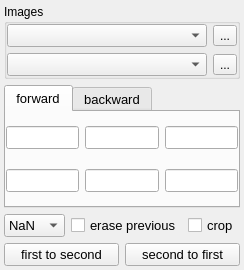
<?xml version="1.0" encoding="UTF-8"?>
<ui version="4.0">
 <class>nAffine</class>
 <widget class="QMainWindow" name="nAffine">
  <property name="geometry">
   <rect>
    <x>0</x>
    <y>0</y>
    <width>244</width>
    <height>270</height>
   </rect>
  </property>
  <property name="windowTitle">
   <string>Affine</string>
  </property>
  <property name="iconSize">
   <size>
    <width>20</width>
    <height>20</height>
   </size>
  </property>
  <property name="unifiedTitleAndToolBarOnMac">
   <bool>true</bool>
  </property>
  <widget class="QWidget" name="centralwidget">
   <layout class="QGridLayout" name="gridLayout_4">
    <property name="margin">
     <number>4</number>
    </property>
    <item row="1" column="0" colspan="2">
     <widget class="QTabWidget" name="tabWidget">
      <property name="font">
       <font>
        <pointsize>10</pointsize>
       </font>
      </property>
      <property name="currentIndex">
       <number>0</number>
      </property>
      <property name="movable">
       <bool>false</bool>
      </property>
      <widget class="QWidget" name="forward">
       <attribute name="title">
        <string>forward</string>
       </attribute>
       <layout class="QGridLayout" name="gridLayout_3">
        <property name="margin">
         <number>0</number>
        </property>
        <item row="0" column="0">
         <widget class="QLineEdit" name="A00">
          <property name="readOnly">
           <bool>true</bool>
          </property>
         </widget>
        </item>
        <item row="0" column="2">
         <widget class="QLineEdit" name="A02">
          <property name="readOnly">
           <bool>true</bool>
          </property>
         </widget>
        </item>
        <item row="0" column="1">
         <widget class="QLineEdit" name="A01">
          <property name="readOnly">
           <bool>true</bool>
          </property>
         </widget>
        </item>
        <item row="1" column="0">
         <widget class="QLineEdit" name="A10">
          <property name="readOnly">
           <bool>true</bool>
          </property>
         </widget>
        </item>
        <item row="1" column="2">
         <widget class="QLineEdit" name="A12">
          <property name="readOnly">
           <bool>true</bool>
          </property>
         </widget>
        </item>
        <item row="1" column="1">
         <widget class="QLineEdit" name="A11">
          <property name="readOnly">
           <bool>true</bool>
          </property>
         </widget>
        </item>
       </layout>
      </widget>
      <widget class="QWidget" name="backward">
       <attribute name="title">
        <string>backward</string>
       </attribute>
       <layout class="QGridLayout" name="gridLayout_2">
        <property name="margin">
         <number>0</number>
        </property>
        <item row="0" column="0">
         <widget class="QLineEdit" name="B00">
          <property name="readOnly">
           <bool>true</bool>
          </property>
         </widget>
        </item>
        <item row="0" column="1">
         <widget class="QLineEdit" name="B01">
          <property name="readOnly">
           <bool>true</bool>
          </property>
         </widget>
        </item>
        <item row="0" column="2">
         <widget class="QLineEdit" name="B02">
          <property name="readOnly">
           <bool>true</bool>
          </property>
         </widget>
        </item>
        <item row="1" column="0">
         <widget class="QLineEdit" name="B10">
          <property name="readOnly">
           <bool>true</bool>
          </property>
         </widget>
        </item>
        <item row="1" column="1">
         <widget class="QLineEdit" name="B11">
          <property name="readOnly">
           <bool>true</bool>
          </property>
         </widget>
        </item>
        <item row="1" column="2">
         <widget class="QLineEdit" name="B12">
          <property name="readOnly">
           <bool>true</bool>
          </property>
         </widget>
        </item>
       </layout>
      </widget>
     </widget>
    </item>
    <item row="4" column="1">
     <widget class="QPushButton" name="second">
      <property name="font">
       <font>
        <pointsize>10</pointsize>
       </font>
      </property>
      <property name="text">
       <string>second to first</string>
      </property>
     </widget>
    </item>
    <item row="4" column="0">
     <widget class="QPushButton" name="first">
      <property name="font">
       <font>
        <pointsize>10</pointsize>
       </font>
      </property>
      <property name="text">
       <string>first to second</string>
      </property>
     </widget>
    </item>
    <item row="0" column="0" colspan="2">
     <widget class="QGroupBox" name="groupBox">
      <property name="title">
       <string>Images</string>
      </property>
      <layout class="QGridLayout" name="gridLayout">
       <property name="margin">
        <number>0</number>
       </property>
       <item row="0" column="0">
        <widget class="QComboBox" name="image1">
         <property name="font">
          <font>
           <pointsize>10</pointsize>
          </font>
         </property>
         <property name="neutrinoImage" stdset="0">
          <bool>true</bool>
         </property>
        </widget>
       </item>
       <item row="1" column="0">
        <widget class="QComboBox" name="image2">
         <property name="font">
          <font>
           <pointsize>10</pointsize>
          </font>
         </property>
         <property name="neutrinoImage" stdset="0">
          <bool>true</bool>
         </property>
        </widget>
       </item>
       <item row="0" column="1">
        <widget class="QToolButton" name="line1">
         <property name="text">
          <string>...</string>
         </property>
         <property name="icon">
          <iconset resource="../qrc/icons.qrc">
           <normaloff>:/icons/line.png</normaloff>:/icons/line.png</iconset>
         </property>
        </widget>
       </item>
       <item row="1" column="1">
        <widget class="QToolButton" name="line2">
         <property name="text">
          <string>...</string>
         </property>
         <property name="icon">
          <iconset resource="../qrc/icons.qrc">
           <normaloff>:/icons/line.png</normaloff>:/icons/line.png</iconset>
         </property>
        </widget>
       </item>
      </layout>
     </widget>
    </item>
    <item row="2" column="0" colspan="2">
     <widget class="QWidget" name="widget" native="true">
      <layout class="QGridLayout" name="gridLayout_5">
       <property name="margin">
        <number>0</number>
       </property>
       <item row="0" column="0">
        <widget class="QComboBox" name="defaultValue">
         <property name="font">
          <font>
           <pointsize>10</pointsize>
          </font>
         </property>
         <property name="neutrinoSave" stdset="0">
          <bool>true</bool>
         </property>
         <item>
          <property name="text">
           <string>NaN</string>
          </property>
         </item>
         <item>
          <property name="text">
           <string>Min</string>
          </property>
         </item>
         <item>
          <property name="text">
           <string>Max</string>
          </property>
         </item>
         <item>
          <property name="text">
           <string>Mean</string>
          </property>
         </item>
         <item>
          <property name="text">
           <string>0</string>
          </property>
         </item>
        </widget>
       </item>
       <item row="0" column="1">
        <widget class="QCheckBox" name="erasePrevious">
         <property name="font">
          <font>
           <pointsize>10</pointsize>
          </font>
         </property>
         <property name="text">
          <string>erase previous</string>
         </property>
         <property name="neutrinoSave" stdset="0">
          <bool>true</bool>
         </property>
        </widget>
       </item>
       <item row="0" column="2">
        <widget class="QCheckBox" name="crop">
         <property name="font">
          <font>
           <pointsize>10</pointsize>
          </font>
         </property>
         <property name="text">
          <string>crop</string>
         </property>
         <property name="neutrinoSave" stdset="0">
          <bool>true</bool>
         </property>
        </widget>
       </item>
      </layout>
     </widget>
    </item>
   </layout>
  </widget>
 </widget>
 <tabstops>
  <tabstop>image1</tabstop>
  <tabstop>image2</tabstop>
  <tabstop>line1</tabstop>
  <tabstop>line2</tabstop>
  <tabstop>tabWidget</tabstop>
  <tabstop>A00</tabstop>
  <tabstop>A01</tabstop>
  <tabstop>A02</tabstop>
  <tabstop>A10</tabstop>
  <tabstop>A11</tabstop>
  <tabstop>A12</tabstop>
  <tabstop>first</tabstop>
  <tabstop>second</tabstop>
  <tabstop>B00</tabstop>
  <tabstop>B01</tabstop>
  <tabstop>B02</tabstop>
  <tabstop>B10</tabstop>
  <tabstop>B11</tabstop>
  <tabstop>B12</tabstop>
 </tabstops>
 <resources>
  <include location="../resources/icons/icons.qrc"/>
 </resources>
 <connections/>
</ui>
